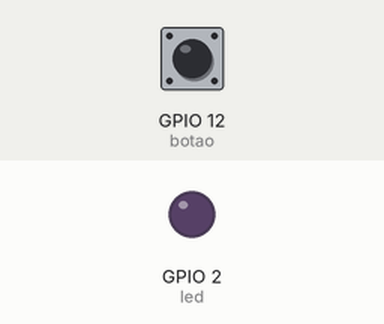
Simulated run of this sketch. Board: ESP32. On the bench: output pins drawn as LEDs (lit = HIGH). The inputs (shaded band) are chosen by the test bench; at power-on: GPIO 12 (botao) LOW. WiFi joins after 1.5 s; servers stay silent unless stated; no MQTT or app messages arrive unless stated; what the sketch prints to the serial monitor is not drawn.

Above: at 2.7 s.
2.8 s: GPIO 12 (botao) pulled HIGH for 0.15 s
At 2.87 s:
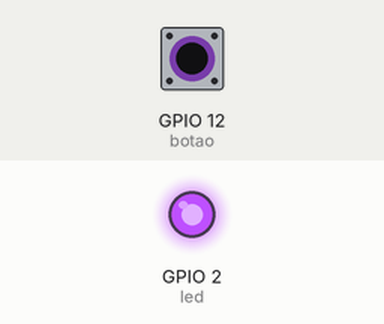
7.4 s: GPIO 12 (botao) pulled HIGH for 3.2 s
At 12.0 s:
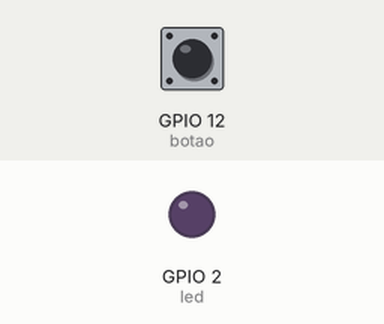
Timing chart, 0 to 13.5 s (numbered marks = the images above; inputs shaded):
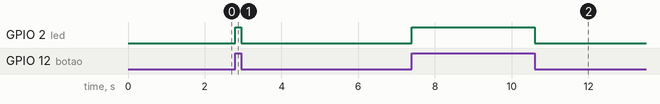

The sketch:

esp32-dht22.ino
```cpp
#include <PubSubClient.h>
#include <WiFi.h>
#define botao 12
#define led 2

#define TOPIC_PUBLISH_LED "topic/led/valor"
#define ID_MQTT "clientId-GS-edgecomp"

const char *SSID = "Wokwi-GUEST";
const char *PASSWORD = "";
const char *BROKER_MQTT = "broker.hivemq.com";
int BROKER_PORT = 1883;

unsigned long publishUpdate;

WiFiClient espClient;
PubSubClient MQTT(espClient);

void initWiFi(void);
void initMQTT(void);
void reconnectMQTT(void);
void checkWiFIAndMQTT(void);
void reconnectWiFi(void);

void initWiFi(void)
{
  delay(10);
  Serial.println("------Conexao WI-FI------");
  Serial.print("Conectando-se na rede: ");
  Serial.println(SSID);
  Serial.println("Aguarde");

  reconnectWiFi();
}

void initMQTT(void)
{
  MQTT.setServer(BROKER_MQTT, BROKER_PORT); // Informa qual broker e porta deve ser conectado
  MQTT.setCallback(callbackMQTT);
}

void callbackMQTT(char *topic, byte *payload, unsigned int length) {
  String msg = String((char*)payload).substring(0, length);

  Serial.printf("Mensagem recebida via MQTT: %s do tópico: %s\n", msg.c_str(), topic);


}

void reconnectMQTT() {
  while (!MQTT.connected()){
    Serial.print("Tentando conexão com MQTT: ");
    Serial.println(BROKER_MQTT);

    if (MQTT.connect(ID_MQTT)){
      Serial.println("Conectado ao broker");

    }else{
      Serial.println("Falha na conexão com MQTT. Tentando novamente em dois segundos");
      Serial.print(MQTT.state());
      delay(2000);
    }
  }
}

void checkWiFIAndMQTT(void)
{
  if (!MQTT.connected())
    reconnectMQTT(); // se não há conexão com o Broker, a conexão é refeita

  reconnectWiFi(); // se não há conexão com o WiFI, a conexão é refeita
}


void reconnectWiFi(void)
{
  // se já está conectado a rede WI-FI, nada é feito.
  // Caso contrário, são efetuadas tentativas de conexão
  if (WiFi.status() == WL_CONNECTED)
    return;

  WiFi.begin(SSID, PASSWORD); // Conecta na rede WI-FI

  while (WiFi.status() != WL_CONNECTED) {
    delay(100);
    Serial.print(".");
  }

  Serial.println();
  Serial.print("Conectado com sucesso na rede ");
  Serial.print(SSID);
  Serial.println("IP obtido: ");
  Serial.println(WiFi.localIP());
}


void setup() {
  Serial.begin(115200);
  pinMode(botao, INPUT);
  pinMode(led, OUTPUT);
  initWiFi();
  initMQTT();
}

void loop() {
    checkWiFIAndMQTT();
    MQTT.loop();

    int estado = digitalRead(botao);
    if (estado == HIGH) {
      digitalWrite(led, HIGH);
      MQTT.subscribe(TOPIC_PUBLISH_LED);
      MQTT.publish(TOPIC_PUBLISH_LED, "Batimento cardíaco em alta");
      Serial.println("Batimento cardíaco em alta");
    }
    else{
      digitalWrite(led, LOW);
    }


}
```

Measured:
- after the input at 2.8 s, GPIO 2 (led): LOW → HIGH at once, → LOW 0.15 s later
- after the input at 7.4 s, GPIO 2 (led): LOW → HIGH at once, → LOW 3.2 s later
